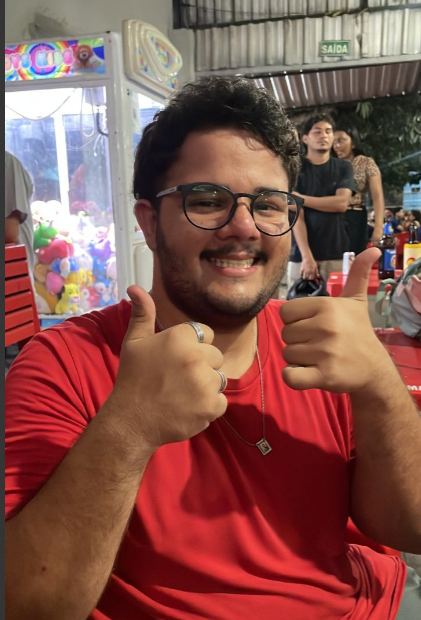
#> input picture Trabalho2_Rotulacao_PI/image4.png, 421 x 620 px
$ python trabalho2_pi.py   (older library calls are emulated)
#> lines starting #> are read from the running program, lines starting #| are printed output that depends on the picture; after the words box and inside, x2 and y2 are one past the last pixel; in counts of white or black regions, pixels touching at a corner belong together
import cv2
import numpy as np
import matplotlib.pyplot as plt
import time

# =========================================================
# CONFIGURAÇÃO: APENAS MUDAR ESTE NOME DE ARQUIVO
# =========================================================
NOME_IMAGEM_ENTRADA = "image4.png"
# =========================================================

# -------------------------
# Implementação do Algoritmo de Rotulação
# -------------------------
def rotular_componentes_conectados(imagem_binaria, conectividade=8):
    """
    Identifica e rotula componentes conectados em uma imagem binária.

    Args:
        imagem_binaria (np.ndarray): Uma imagem binária (0s e 255s).
        conectividade (int): Tipo de conectividade a ser usado (4 ou 8).

    Returns:
        tuple: (num_labels, labels, stats, centroids)
    """
    # Garante que a imagem é do tipo correto para a função do OpenCV
    if imagem_binaria.dtype != np.uint8:
        imagem_binaria = imagem_binaria.astype(np.uint8)

    # Aplica o algoritmo otimizado de rotulação do OpenCV
    num_labels, labels, stats, centroids = cv2.connectedComponentsWithStats(
        imagem_binaria, connectivity=conectividade, ltype=cv2.CV_32S
    )

    return num_labels, labels, stats, centroids

# -------------------------
# Função para carregar ou gerar a imagem e binarizá-la
# -------------------------
def carregar_ou_gerar_imagem_binaria(nome_arquivo):
#> called with nome_arquivo = 'image4.png'
    img_colorida = cv2.imread(nome_arquivo)
#> img_colorida is the input picture: shape (620, 421, 3); mean B, G, R 77.4, 84.4, 133.1

    if img_colorida is None:
        print(f"Arquivo '{nome_arquivo}' não encontrado. Gerando uma imagem de teste...")
        largura, altura = 400, 300
        img_teste = np.zeros((altura, largura), dtype=np.uint8)

        # Adiciona formas para criar componentes conectados
        cv2.circle(img_teste, (100, 100), 50, 255, -1)
        cv2.rectangle(img_teste, (250, 50), (350, 150), 255, -1)
        cv2.line(img_teste, (50, 200), (150, 250), 255, 5)

        # Formas próximas para testar a conectividade
        cv2.circle(img_teste, (200, 200), 20, 255, -1)
        cv2.circle(img_teste, (230, 200), 20, 255, -1)

        cv2.imwrite(nome_arquivo, img_teste)
        img_binaria = img_teste
    else:
        # Converte a imagem para escala de cinza e binariza
        img_gray = cv2.cvtColor(img_colorida, cv2.COLOR_BGR2GRAY)
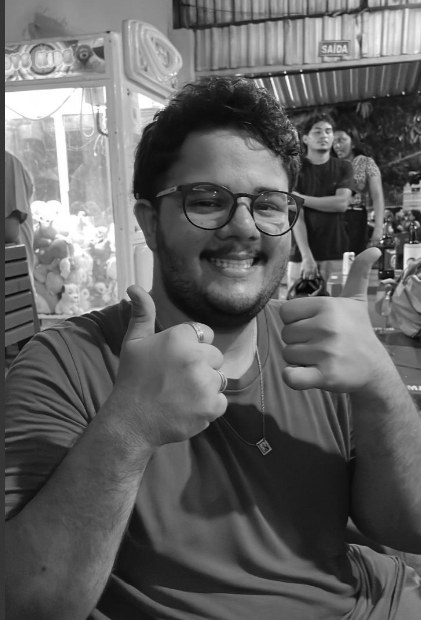
#> img_gray: shape (620, 421); min 2, max 255, mean 98.1
        _, img_binaria = cv2.threshold(img_gray, 127, 255, cv2.THRESH_BINARY)
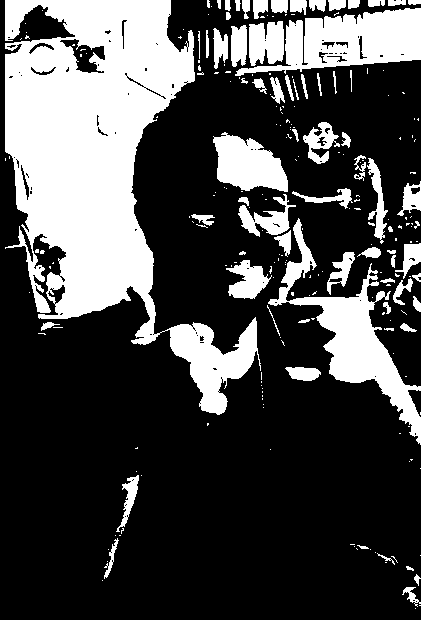
#> img_binaria: shape (620, 421); 28.8% white; 238 white regions (167 under 20 px), largest, box (x1, y1, x2, y2) and area: (5, 0, 261, 415) 44933, (268, 218, 421, 445) 7366, (235, 8, 421, 76) 6750

    return img_binaria

# -------------------------
# Execução principal do script
# -------------------------
if __name__ == "__main__":
    # Carrega ou gera a imagem binária
    img_binaria = carregar_ou_gerar_imagem_binaria(NOME_IMAGEM_ENTRADA)

    if img_binaria is None:
        print("Erro ao carregar ou gerar a imagem.")
        exit()

    # Aplica a rotulação de componentes conectados e mede o tempo
    start_time = time.time()
    num_labels, labels, stats, centroids = rotular_componentes_conectados(img_binaria)
#> in rotular_componentes_conectados, `num_labels, labels, stats, centroids = cv2.connectedComponentsWithStat..`:
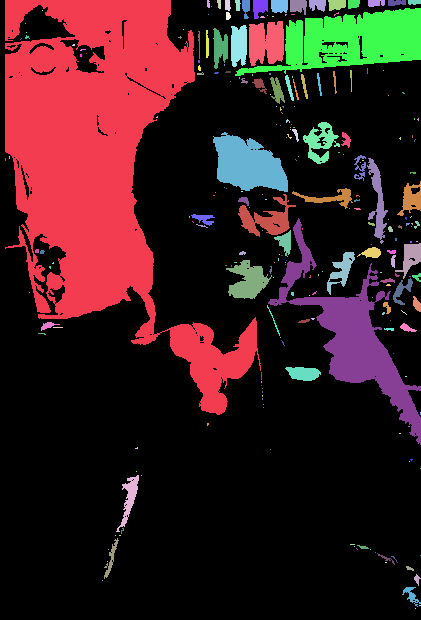
#> labels: shape (620, 421) int32; 239 distinct labels, from 0 to 238; one colour per label, 0 black
#> in rotular_componentes_conectados, `num_labels, labels, stats, centroids = cv2.connectedComponentsWithStat..`: num_labels = 239; stats = 239 rows, first 6: [0, 0, 421, 620, 185855], [5, 0, 256, 415, 44933], [207, 0, 3, 8, 21], [217, 0, 4, 9, 29], [225, 0, 6, 11, 54], [235, 0, 6, 11, 48]; centroids = 239 pairs, first value 5 to 420, second value 1.72 to 608
#> num_labels = 239
    end_time = time.time()
    tempo_processamento = end_time - start_time

    print(f"Tempo de processamento: {tempo_processamento:.4f}s")
    print(f"Número total de rótulos (incluindo o background): {num_labels}")
#| Número total de rótulos (incluindo o background): 239
    print(f"Número de objetos/componentes conectados: {num_labels - 1}")
#| Número de objetos/componentes conectados: 238

    # Cria uma imagem colorida para visualização dos rótulos
    output_image = np.zeros((img_binaria.shape[0], img_binaria.shape[1], 3), dtype=np.uint8)

    # Percorre cada rótulo, exceto o background (rótulo 0)
    for i in range(1, num_labels):
        cor = np.random.randint(0, 256, size=3, dtype=np.uint8)
        output_image[labels == i] = cor
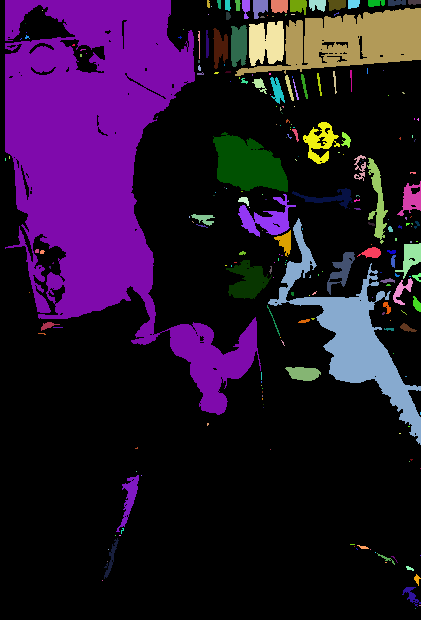
#> output_image: shape (620, 421, 3); mean of channels 0, 1, 2 43.6, 18, 37; drawn as B, G, R

    # Exibe as imagens lado a lado
    fig, axes = plt.subplots(1, 2, figsize=(12, 6))

    # Imagem Original Binarizada
    axes[0].imshow(img_binaria, cmap='gray')
    axes[0].set_title('Imagem Binária Original')
    axes[0].axis('off')

    # Imagem com Componentes Rotulados
    axes[1].imshow(output_image)
    axes[1].set_title(f'Componentes Rotulados\nTempo: {tempo_processamento:.4f}s')
    axes[1].axis('off')

    plt.tight_layout()
    plt.show()

$ run again, with Trabalho2_Rotulacao_PI/image1.png copied over Trabalho2_Rotulacao_PI/image4.png
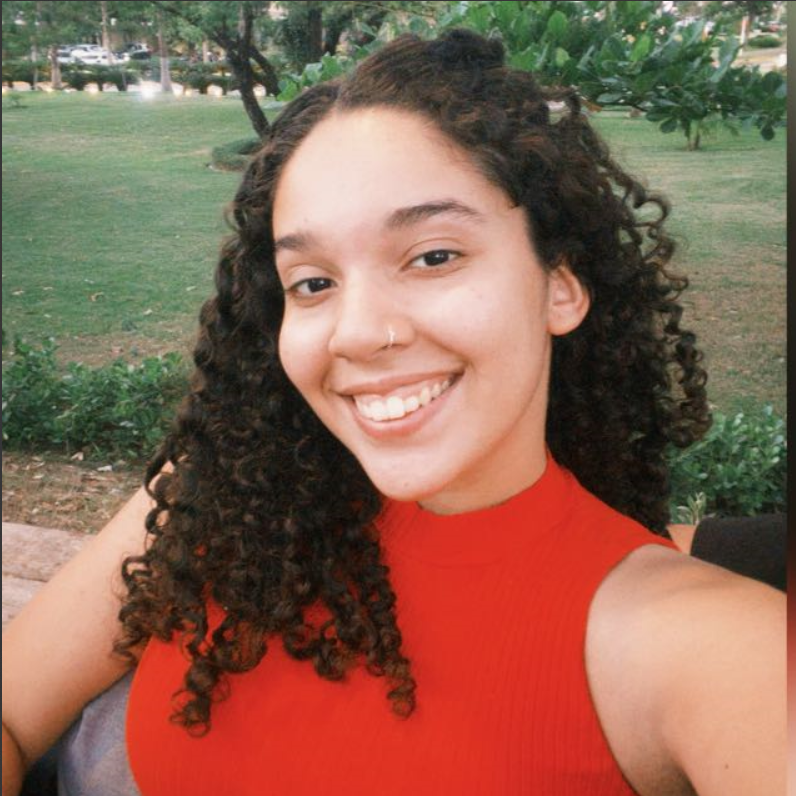
#> input picture Trabalho2_Rotulacao_PI/image1.png, 796 x 796 px
#> in carregar_ou_gerar_imagem_binaria, img_colorida is the input picture: shape (796, 796, 3); mean B, G, R 83.2, 101, 137.8
#> img_binaria: shape (796, 796); 37.2% white; 653 white regions (507 under 20 px), largest, box (x1, y1, x2, y2) and area: (273, 100, 588, 514) 85353, (585, 517, 796, 796) 42580, (2, 7, 258, 373) 42484
#> in rotular_componentes_conectados, `num_labels, labels, stats, centroids = cv2.connectedComponentsWithStat..`:
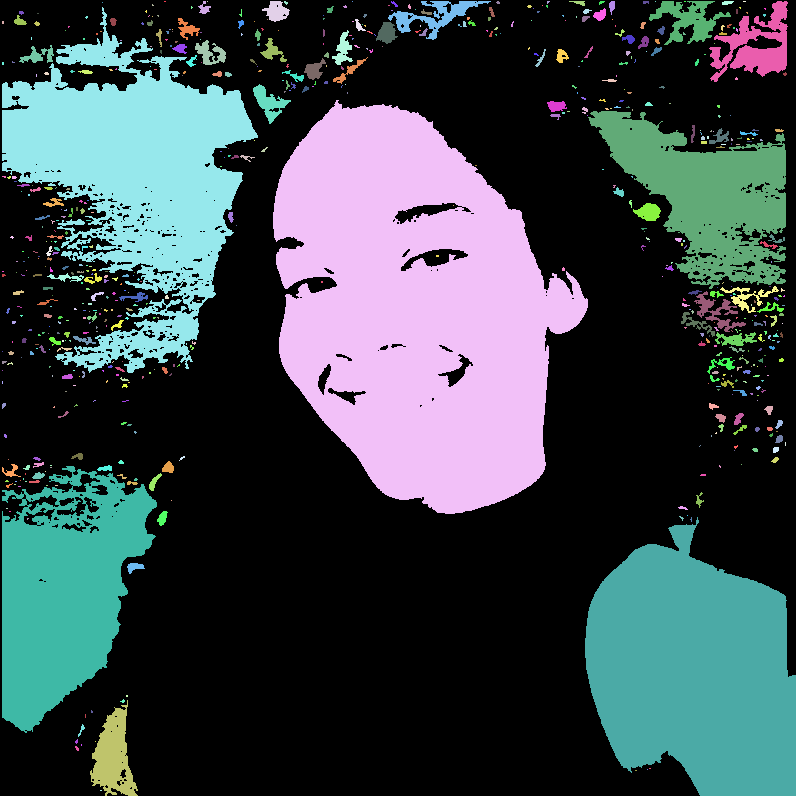
#> labels: shape (796, 796) int32; 654 distinct labels, from 0 to 653; one colour per label, 0 black
#> in rotular_componentes_conectados, `num_labels, labels, stats, centroids = cv2.connectedComponentsWithStat..`: num_labels = 654; stats = 654 rows, first 6: [0, 0, 796, 796, 398174], [164, 1, 2, 1, 2], [198, 1, 13, 13, 84], [207, 1, 1, 1, 1], [262, 1, 28, 21, 351], [284, 1, 4, 4, 10]; centroids = 654 pairs, first value 2 to 785, second value 1 to 790
#> `num_labels, labels, stats, centroids = rotular_componentes_conectados(..`: num_labels = 654
#| Número total de rótulos (incluindo o background): 654
#| Número de objetos/componentes conectados: 653
#> after the loop `for i in range(1, num_labels):`:
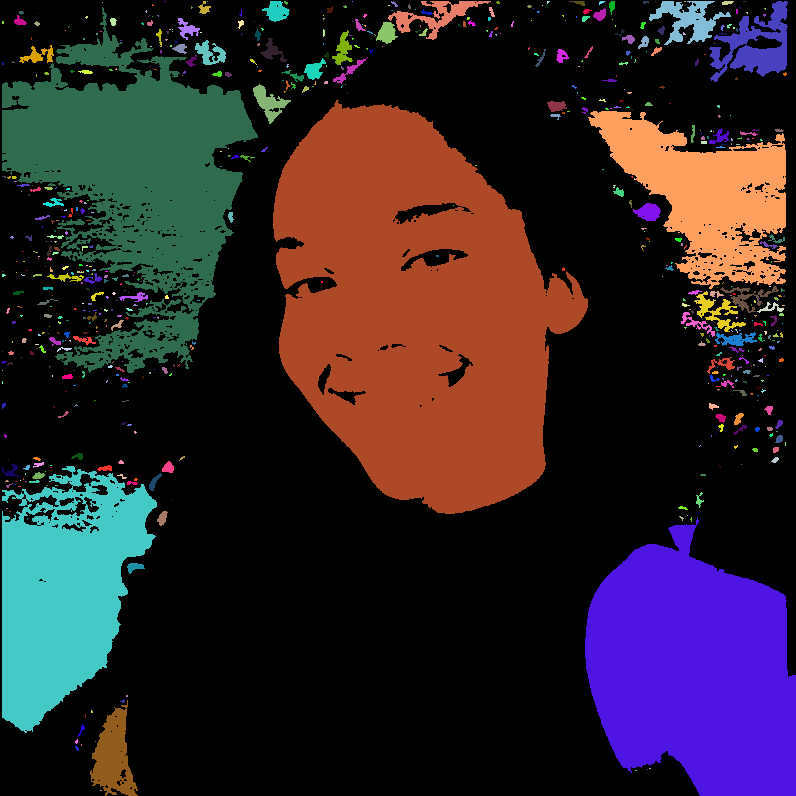
#> output_image: shape (796, 796, 3); mean of channels 0, 1, 2 40.8, 35, 46.1; drawn as B, G, R

$ run again, with Trabalho2_Rotulacao_PI/image3.png copied over Trabalho2_Rotulacao_PI/image4.png
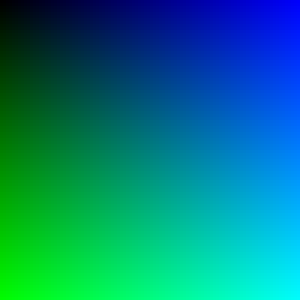
#> input picture Trabalho2_Rotulacao_PI/image3.png, 100 x 100 px (shown 3 times larger)
#> in carregar_ou_gerar_imagem_binaria, img_colorida is the input picture: shape (100, 100, 3); mean B, G, R 125.8, 125.8, 0
#> in carregar_ou_gerar_imagem_binaria, `_, img_binaria = cv2.threshold(img_gray, 127, 255, cv2.THRESH_BINARY)`:
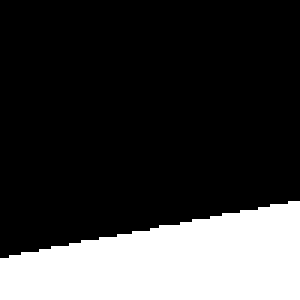
#> img_binaria: shape (100, 100) (shown 3 times larger); 23.7% white; 1 white region, box (x1, y1, x2, y2) and area: (0, 67, 100, 100) 2371
#> in rotular_componentes_conectados, `num_labels, labels, stats, centroids = cv2.connectedComponentsWithStat..`: num_labels = 2; stats = [[0, 0, 100, 86, 7629], [0, 67, 100, 33, 2371]]; centroids = [[47.4, 37.85], [56.27, 86.99]]
#> `num_labels, labels, stats, centroids = rotular_componentes_conectados(..`: num_labels = 2; stats = [[0, 0, 100, 86, 7629], [0, 67, 100, 33, 2371]]; centroids = [[47.4, 37.85], [56.27, 86.99]]
#| Número total de rótulos (incluindo o background): 2
#| Número de objetos/componentes conectados: 1
#> `plt.show()`:
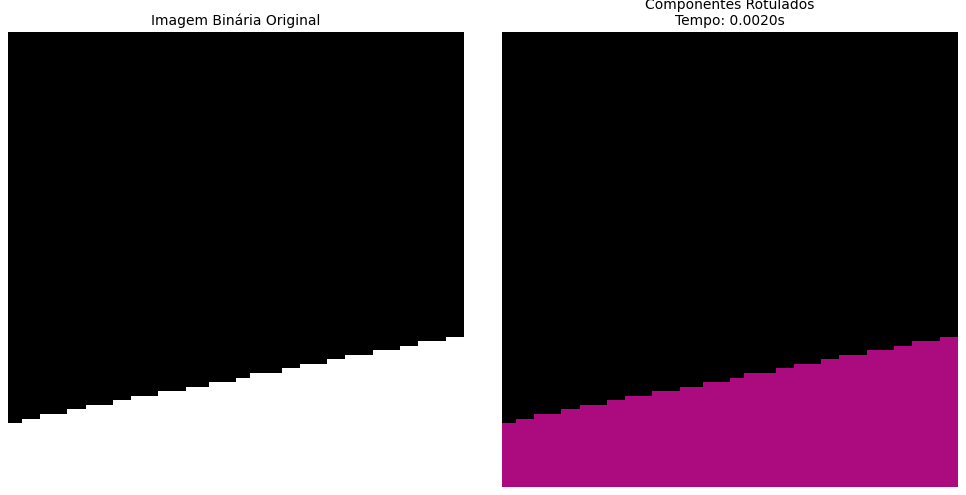
#> figure drawn by matplotlib, 2 panels
